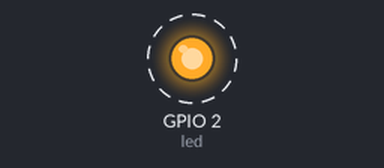
Simulated run of this program. Board: ESP32 board running MicroPython. On the bench: output pins drawn as LEDs (lit = HIGH). Dashed ring = blinking. What the program prints to the serial console is not drawn.

Above: at 0.2 s.
Timing chart, 0 to 3.0 s (numbered marks = the images above):
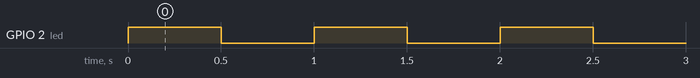

Measured:
- by itself, GPIO 2 (led): alternates HIGH for 0.50 s and LOW for 0.50 s

The program:

led_blink.py
```python
# file: led_blink.py
# -- LED blink using GPIO2 pin for LED output
# Date: 2020-04-22

from machine import Pin
import utime as time
from micropython import const

# use GPIO-2 pin (onboard 'Blue' LED)
LED_GPIO = const(2) # create a constant for integer literal

# create an object from machine.Pin (digital output pin)
led = Pin( LED_GPIO, Pin.OUT )

state = False
STATUS = ['OFF','ON']
try:
    while True:
        state = not state # toggle state
        print( 'LED: {}'.format( STATUS[int(state)] ) )
        led.value(state)  # write value to output pin
        time.sleep(0.5)   # sleep for a half second
except KeyboardInterrupt:
    print('Terminated...')
```
